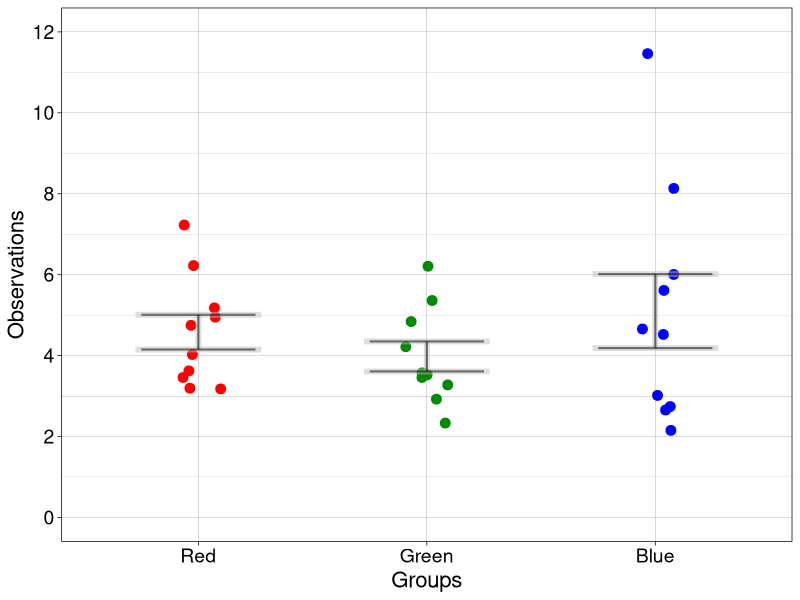
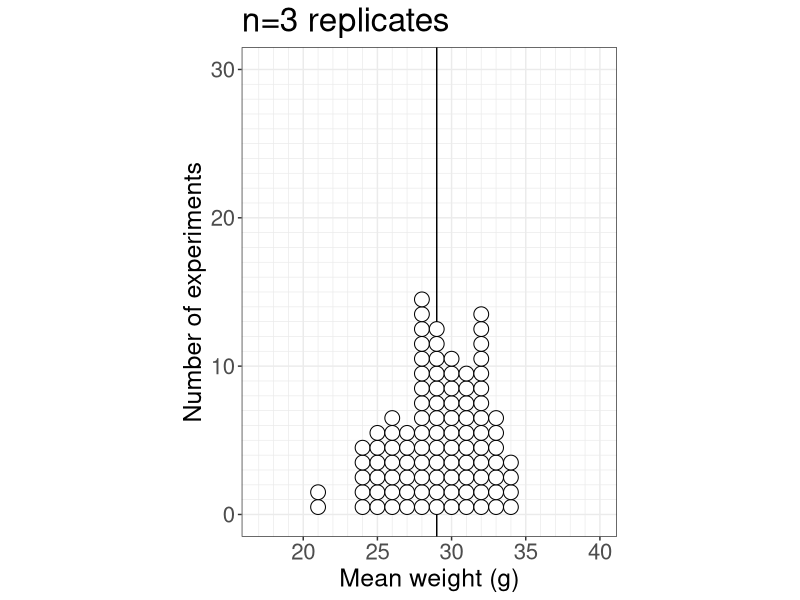

Generate these figures, in order, with R:
## ---- chunk 1
knitr::opts_chunk$set(echo = TRUE)
## ---- chunk 2
library(tibble)
library(ggplot2)
## ---- chunk 3
nt <- 5 # number of trials
np <- 10 # number of participants
res_red <- matrix(scan("./data/res1.txt"), nrow=nt, byrow=TRUE)
res_green <- matrix(scan("./data/res2.txt"), nrow=nt, byrow=TRUE)
res_blue <- matrix(scan("./data/res3.txt"), nrow=nt, byrow=TRUE)
## ---- chunk 4
m.red <- apply(res_red, 2, mean) 
m.green <- apply(res_green, 2, mean)
m.blue <- apply(res_blue, 2, mean)
## ---- chunk 5
foo <- median # name of summary statistic
set.seed(1) # reproducible scatterplot
# make data frame
df <- tibble(obs = c(m.red, m.green, m.blue),
             gp = factor(c(rep("Red",np),rep("Green",np),rep("Blue",np)))
             )

# preserve factor order
df$gp <- as.character(df$gp)
df$gp <- factor(df$gp, levels=unique(df$gp))

ggplot(df, aes(gp, obs)) + theme_linedraw() +
  geom_point(aes(colour = gp), size = 3,
             position = position_jitter(width = 0.1)) +
  scale_color_manual(values=c("red", "green4", "blue")) +
  theme(legend.position = "none",
        axis.text = element_text(size = 14),
        axis.title = element_text(size = 16)) +
  labs(x = "Groups", y = "Observations") +   
  coord_cartesian(ylim = c(0, 12)) +
  scale_y_continuous(breaks = seq(0, 12, 2)) +
  geom_errorbar(stat = "summary", 
                fun.y = foo, fun.ymin = foo, fun.ymax = foo, 
                colour = "grey", width = .55, size = 2, alpha = 0.5) +
  geom_errorbar(stat = "summary", 
                fun.y = foo, fun.ymin = foo, fun.ymax = foo, 
                colour = "black", width = .5, size = 0.75, alpha = 0.5)
## ---- chunk 6
n <- 8 # sample size
samp <- 1:n
samp
## ---- chunk 7
set.seed(21) # for reproducible results
sample(samp, size = n, replace = TRUE) # sample with replacement
## ---- chunk 8
sample(samp, size = n, replace = TRUE) # sample with replacement
## ---- chunk 9
sample(samp, size = n, replace = TRUE) # sample with replacement
## ---- chunk 10
set.seed(21) # reproducible example
nboot <- 3
matrix(sample(samp, size = n*nboot, replace = TRUE), nrow = nboot, byrow = TRUE)
## ---- chunk 11
ffpop <- c(17, 17, 18, 19, 19, 21, 21, 22, 22, 22, 22, 23, 23, 23, 24, 24, 24, 24,
           25, 25, 25, 25, 25, 25, 25, 25, 26, 26, 26, 26, 26, 26, 
           27, 27, 27, 27, 28, 28, 28, 28, 28, 28, 29, 29, 29, 29, 29, 29, 29, 29, 
           30, 30, 30, 30, 30, 30, 30, 30, 31, 31, 31, 31, 31, 31, 31,
           32, 32, 32, 32, 33, 33, 33, 33, 33, 33, 33, 33, 33, 34, 34, 34, 34, 34,
           35, 35, 35, 36, 36, 36, 36, 36, 36, 37, 37, 38, 39, 40)
## ---- chunk 12
set.seed(21) # reproducible example - change the seed to get a different random distribution
n <- 3 # sample size
nexp <- 100 # number of experiments
ffsp <- matrix(NA, nrow = nexp, ncol = n) # declare matrix of results
# sampling distribution
for(E in 1:nexp){ ffsp[E,] <- sample(ffpop, n, replace = FALSE) }
ffsp <- apply(ffsp, 1, mean)

df <- tibble(x = ffsp) # make data frame

ggplot(df, aes(x = x)) + theme_bw() +
  # superimpose population mean
  geom_vline(xintercept = mean(ffpop)) +
  geom_dotplot(binwidth = 1, fill = "white", 
               dotsize = 1, method = "histodot") +
  labs(x = 'Mean weight (g)', y = 'Number of experiments') +
  theme(title = element_text(size = 20),
        axis.title = element_text(size = 18),
        axis.text = element_text(size = 16)) +
  scale_x_continuous(minor_breaks = seq(17, 40), limits = c(17, 40)) +
  scale_y_continuous(minor_breaks = seq(1, 30), limits = c(0, 30)) +
  coord_fixed(ratio = 1) +
  ggtitle(paste0('n=',n,' replicates'))

# save figure
# ggsave(file=paste0('simres_n',n,'.pdf'), width = 6, height = 6)
